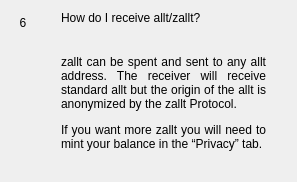
                  <widget class="QWidget" name="widgetFaq6" native="true">
                   <layout class="QHBoxLayout" name="horizontalpage_6" stretch="0,1">
                    <item alignment="Qt::AlignTop">
                     <widget class="QLabel" name="labelNumber6">
                      <property name="minimumSize">
                       <size>
                        <width>24</width>
                        <height>24</height>
                       </size>
                      </property>
                      <property name="maximumSize">
                       <size>
                        <width>16777215</width>
                        <height>24</height>
                       </size>
                      </property>
                      <property name="text">
                       <string>6</string>
                      </property>
                      <property name="alignment">
                       <set>Qt::AlignCenter</set>
                      </property>
                     </widget>
                    </item>
                    <item>
                     <layout class="QVBoxLayout" name="verticalLayoutpage_6">
                      <property name="spacing">
                       <number>0</number>
                      </property>
                      <property name="leftMargin">
                       <number>20</number>
                      </property>
                      <property name="rightMargin">
                       <number>20</number>
                      </property>
                      <item>
                       <widget class="QLabel" name="labelSubtitle6">
                        <property name="text">
                         <string>How do I receive allt/zallt?</string>
                        </property>
                        <property name="wordWrap">
                         <bool>true</bool>
                        </property>
                       </widget>
                      </item>
                      <item>
                       <spacer name="verticalSpacer_60">
                        <property name="orientation">
                         <enum>Qt::Vertical</enum>
                        </property>
                        <property name="sizeType">
                         <enum>QSizePolicy::Fixed</enum>
                        </property>
                        <property name="sizeHint" stdset="0">
                         <size>
                          <width>20</width>
                          <height>30</height>
                         </size>
                        </property>
                       </spacer>
                      </item>
                      <item>
                       <widget class="QLabel" name="labelContent6">
                        <property name="text">
                         <string>
                           &lt;html&gt;&lt;head/&gt;&lt;body&gt;&lt;p align=&quot;justify&quot;&gt;
                           zallt can be spent and sent to any allt address. The receiver will
                           receive standard allt but the origin of the allt is anonymized by the zallt Protocol.
                           &lt;/p&gt;&lt;p align=&quot;justify&quot;&gt;
                           If you want more zallt you will need to mint your balance in the “Privacy” tab.
                           &lt;/p&gt;&lt;/body&gt;&lt;/html&gt;
                         </string>
                        </property>
                        <property name="alignment">
                         <set>Qt::AlignLeading|Qt::AlignLeft|Qt::AlignTop</set>
                        </property>
                        <property name="wordWrap">
                         <bool>true</bool>
                        </property>
                       </widget>
                      </item>
                      <item>
                       <spacer name="verticalSpacer_61">
                        <property name="orientation">
                         <enum>Qt::Vertical</enum>
                        </property>
                        <property name="sizeHint" stdset="0">
                         <size>
                          <width>20</width>
                          <height>20</height>
                         </size>
                        </property>
                       </spacer>
                      </item>
                     </layout>
                    </item>
                   </layout>
                  </widget>
